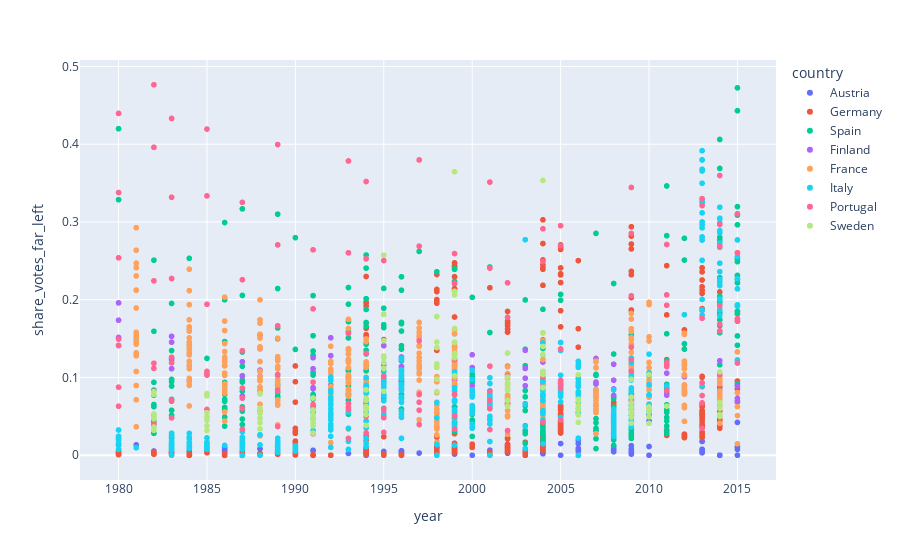

The notebook cell saved with this chart:
### Code cell
only_elections.plot.scatter(x="year", y="share_votes_far_left", color="country")

### Figure 1 — Plotly figure (JSON) as saved in the notebook; plotly's stock layout.template omitted (floating-point values rounded to 4 significant figures; data arrays with more than 128 entries replaced by an {"elided": "..."} marker saying what was removed)
{"data": [{"hovertemplate": "country=Austria<br>year=%{x}<br>share_votes_far_left=%{y}<extra></extra>", "legendgroup": "Austria", "marker": {"color": "#636efa", "symbol": "circle"}, "mode": "markers", "name": "Austria", "showlegend": true, "type": "scattergl", "x": {"elided": "163 int values"}, "xaxis": "x", "y": {"elided": "163 float values"}, "yaxis": "y"}, {"hovertemplate": "country=Germany<br>year=%{x}<br>share_votes_far_left=%{y}<extra></extra>", "legendgroup": "Germany", "marker": {"color": "#EF553B", "symbol": "circle"}, "mode": "markers", "name": "Germany", "showlegend": true, "type": "scattergl", "x": {"elided": "668 int values"}, "xaxis": "x", "y": {"elided": "668 float values"}, "yaxis": "y"}, {"hovertemplate": "country=Spain<br>year=%{x}<br>share_votes_far_left=%{y}<extra></extra>", "legendgroup": "Spain", "marker": {"color": "#00cc96", "symbol": "circle"}, "mode": "markers", "name": "Spain", "showlegend": true, "type": "scattergl", "x": {"elided": "345 int values"}, "xaxis": "x", "y": {"elided": "345 float values"}, "yaxis": "y"}, {"hovertemplate": "country=Finland<br>year=%{x}<br>share_votes_far_left=%{y}<extra></extra>", "legendgroup": "Finland", "marker": {"color": "#ab63fa", "symbol": "circle"}, "mode": "markers", "name": "Finland", "showlegend": true, "type": "scattergl", "x": [1980, 1983, 1984, 1987, 1988, 1991, 1992, 1995, 1996, 1999, 2000, 2003, 2004, 2007, 2008, 2009, 2011, 2012, 2014, 2015, 1980, 1983, 1984, 1987, 1988, 1991, 1992, 1995, 1996, 1999, 2000, 2003, 2004, 2007, 2008, 2009, 2011, 2012, 2014, 2015, 1980, 1983, 1984, 1987, 1988, 1991, 1992, 1995, 1996, 1999, 2000, 2003, 2004, 2007, 2008, 2009, 2011, 2012, 2014, 2015, 1980, 1983, 1984, 1987, 1988, 1991, 1992, 1995, 1996, 1999, 2000, 2003, 2004, 2007, 2008, 2009, 2011, 2012, 2014, 2015], "xaxis": "x", "y": [0.1737, 0.1529, 0.145, 0.1018, 0.1369, 0.1113, 0.1281, 0.1166, 0.1141, 0.1218, 0.1128, 0.1116, 0.1057, 0.0918, 0.09654, 0.06489, 0.08049, 0.0808, 0.08392, 0.06838, 0.1515, 0.1238, 0.09527, 0.0759, 0.1015, 0.08554, 0.09026, 0.09431, 0.08544, 0.08971, 0.08436, 0.08934, 0.0856, 0.07681, 0.07694, 0.0559, 0.07725, 0.07977, 0.09388, 0.06948, 0.1411, 0.1113, 0.1156, 0.07376, 0.1095, 0.08698, 0.1003, 0.1015, 0.09597, 0.09679, 0.08931, 0.09905, 0.0912, 0.09413, 0.08527, 0.07044, 0.08013, 0.07879, 0.09347, 0.07327, 0.1959, 0.1454, 0.1634, 0.1203, 0.1542, 0.1254, 0.1511, 0.1409, 0.1263, 0.1386, 0.1292, 0.1349, 0.1199, 0.1244, 0.117, 0.07106, 0.1055, 0.1009, 0.1215, 0.08901], "yaxis": "y"}, {"hovertemplate": "country=France<br>year=%{x}<br>share_votes_far_left=%{y}<extra></extra>", "legendgroup": "France", "marker": {"color": "#FFA15A", "symbol": "circle"}, "mode": "markers", "name": "France", "showlegend": true, "type": "scattergl", "x": {"elided": "401 int values"}, "xaxis": "x", "y": {"elided": "401 float values"}, "yaxis": "y"}, {"hovertemplate": "country=Italy<br>year=%{x}<br>share_votes_far_left=%{y}<extra></extra>", "legendgroup": "Italy", "marker": {"color": "#19d3f3", "symbol": "circle"}, "mode": "markers", "name": "Italy", "showlegend": true, "type": "scattergl", "x": {"elided": "445 int values"}, "xaxis": "x", "y": {"elided": "445 float values"}, "yaxis": "y"}, {"hovertemplate": "country=Portugal<br>year=%{x}<br>share_votes_far_left=%{y}<extra></extra>", "legendgroup": "Portugal", "marker": {"color": "#FF6692", "symbol": "circle"}, "mode": "markers", "name": "Portugal", "showlegend": true, "type": "scattergl", "x": {"elided": "147 int values"}, "xaxis": "x", "y": {"elided": "147 float values"}, "yaxis": "y"}, {"hovertemplate": "country=Sweden<br>year=%{x}<br>share_votes_far_left=%{y}<extra></extra>", "legendgroup": "Sweden", "marker": {"color": "#B6E880", "symbol": "circle"}, "mode": "markers", "name": "Sweden", "showlegend": true, "type": "scattergl", "x": [1982, 1985, 1988, 1991, 1994, 1995, 1998, 1999, 2002, 2004, 2006, 2009, 2010, 2014, 1982, 1985, 1988, 1991, 1994, 1995, 1998, 1999, 2002, 2004, 2006, 2009, 2010, 2014, 1982, 1985, 1988, 1991, 1994, 1995, 1998, 1999, 2002, 2004, 2006, 2009, 2010, 2014, 1982, 1985, 1988, 1991, 1994, 1995, 1998, 1999, 2002, 2004, 2006, 2009, 2010, 2014, 1982, 1985, 1988, 1991, 1994, 1995, 1998, 1999, 2002, 2004, 2006, 2009, 2010, 2011, 2014, 1982, 1985, 1988, 1991, 1994, 1995, 1998, 1999, 2002, 2004, 2006, 2009, 2010, 2014, 1982, 1985, 1988, 1991, 1994, 1995, 1998, 1999, 2002, 2004, 2006, 2009, 2010, 2014, 1982, 1985, 1988, 1991, 1994, 1995, 1998, 1999, 2002, 2004, 2006, 2009, 2010, 2014], "xaxis": "x", "y": [0.08164, 0.07645, 0.07943, 0.05807, 0.07063, 0.1114, 0.113, 0.1253, 0.09189, 0.1056, 0.0635, 0.04903, 0.06108, 0.06725, 0.04957, 0.04885, 0.05415, 0.04577, 0.06078, 0.1255, 0.1174, 0.1452, 0.08362, 0.108, 0.05811, 0.05638, 0.05602, 0.0599, 0.0363, 0.03772, 0.0419, 0.03773, 0.05226, 0.1189, 0.09783, 0.1311, 0.07041, 0.1038, 0.05185, 0.06137, 0.04954, 0.05224, 0.03206, 0.03165, 0.03387, 0.02856, 0.03848, 0.08216, 0.08178, 0.1021, 0.06327, 0.08669, 0.04232, 0.04119, 0.04108, 0.04985, 0.04682, 0.04522, 0.04766, 0.04164, 0.05854, 0.1276, 0.1148, 0.163, 0.08703, 0.1296, 0.06268, 0.05399, 0.05929, 0.0632, 0.06804, 0.05315, 0.05465, 0.0603, 0.05249, 0.0733, 0.1474, 0.1456, 0.2063, 0.09349, 0.1398, 0.07013, 0.07474, 0.06192, 0.0664, 0.04856, 0.04936, 0.05437, 0.0487, 0.06257, 0.181, 0.1384, 0.2107, 0.1005, 0.1574, 0.07197, 0.0673, 0.06226, 0.06655, 0.07828, 0.07942, 0.07879, 0.07358, 0.08402, 0.2573, 0.1783, 0.3646, 0.1314, 0.3534, 0.1035, 0.09766, 0.1036, 0.1073], "yaxis": "y"}], "layout": {"legend": {"title": {"text": "country"}, "tracegroupgap": 0}, "margin": {"t": 60}, "xaxis": {"anchor": "y", "domain": [0, 1], "title": {"text": "year"}}, "yaxis": {"anchor": "x", "domain": [0, 1], "title": {"text": "share_votes_far_left"}}}}
